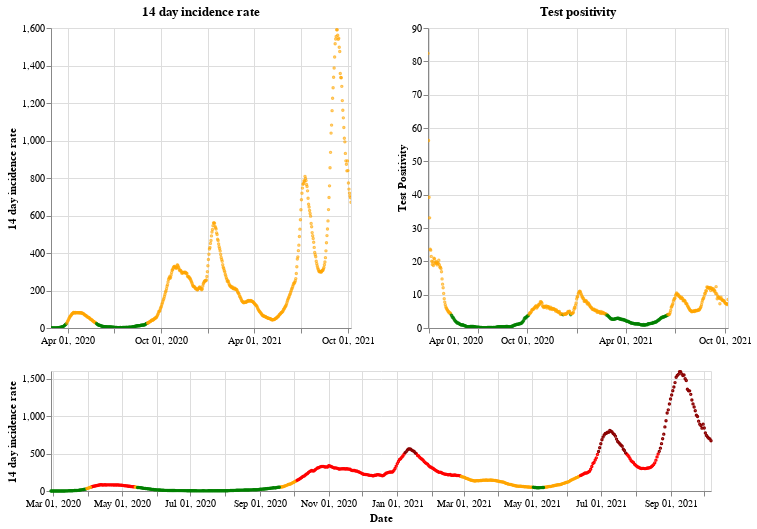

Source (notebook cell):
### Markdown cell above
## Scotland

### Code cell
plot_traffic_light('Scotland')

### Figure 1 — Vega-Lite specification as saved in the notebook (floating-point values rounded to 4 significant figures; data arrays with more than 128 entries replaced by an {"elided": "..."} marker saying what was removed)
{"config": {"view": {"continuousWidth": 400, "continuousHeight": 300}}, "vconcat": [{"hconcat": [{"mark": {"type": "point", "size": 2}, "encoding": {"color": {"condition": {"value": "green", "test": "(datum.twoWeeklyCasesRate <= 25)"}, "value": "orange"}, "tooltip": [{"type": "nominal", "field": "areaName"}, {"type": "temporal", "field": "date"}, {"type": "quantitative", "field": "twoWeeklyCasesRate"}, {"type": "quantitative", "field": "testPositivity"}], "x": {"type": "temporal", "axis": {"title": ""}, "field": "date", "scale": {"domain": {"selection": "DateBrush"}}, "timeUnit": "yearmonthdate"}, "y": {"type": "quantitative", "axis": {"title": "14 day incidence rate"}, "field": "twoWeeklyCasesRate"}}, "title": "14 day incidence rate", "width": 300}, {"mark": {"type": "point", "size": 2}, "encoding": {"color": {"condition": {"value": "green", "test": "(datum.testPositivity <= 4)"}, "value": "orange"}, "tooltip": [{"type": "nominal", "field": "areaName"}, {"type": "temporal", "field": "date"}, {"type": "quantitative", "field": "twoWeeklyCasesRate"}, {"type": "quantitative", "field": "testPositivity"}], "x": {"type": "temporal", "axis": {"title": ""}, "field": "date", "scale": {"domain": {"selection": "DateBrush"}}, "timeUnit": "yearmonthdate"}, "y": {"type": "quantitative", "axis": {"title": "Test Positivity"}, "field": "testPositivity"}}, "title": "Test positivity", "width": 300}]}, {"layer": [{"mark": {"type": "point", "size": 2}, "encoding": {"color": {"condition": {"value": "orange", "test": "(((datum.testPositivity < 4) && (datum.twoWeeklyCasesRate >= 50)) && (datum.twoWeeklyCasesRate < 200))"}, "value": "red"}, "opacity": {"condition": {"value": 1, "test": "((datum.twoWeeklyCasesRate >= 50) && (datum.twoWeeklyCasesRate < 500))"}, "value": 0}, "tooltip": [{"type": "nominal", "field": "areaName"}, {"type": "temporal", "field": "date"}, {"type": "quantitative", "field": "twoWeeklyCasesRate"}, {"type": "quantitative", "field": "testPositivity"}], "x": {"type": "temporal", "axis": {"title": "Date"}, "field": "date", "timeUnit": "yearmonthdate"}, "y": {"type": "quantitative", "axis": {"title": "14 day incidence rate"}, "field": "twoWeeklyCasesRate"}}, "selection": {"DateBrush": {"type": "interval", "encodings": ["x"], "fields": ["Time"]}}}, {"mark": {"type": "point", "size": 2}, "encoding": {"color": {"value": "darkred"}, "opacity": {"condition": {"value": 1, "test": "(datum.twoWeeklyCasesRate >= 500)"}, "value": 0}, "tooltip": [{"type": "nominal", "field": "areaName"}, {"type": "temporal", "field": "date"}, {"type": "quantitative", "field": "twoWeeklyCasesRate"}, {"type": "quantitative", "field": "testPositivity"}], "x": {"type": "temporal", "axis": {"title": "Date"}, "field": "date", "timeUnit": "yearmonthdate"}, "y": {"type": "quantitative", "axis": {"title": "14 day incidence rate"}, "field": "twoWeeklyCasesRate"}}}, {"mark": {"type": "point", "size": 2}, "encoding": {"color": {"condition": {"value": "green", "test": "((datum.testPositivity < 4) && (datum.twoWeeklyCasesRate < 50))"}, "value": "orange"}, "opacity": {"condition": {"value": 1, "test": "(datum.twoWeeklyCasesRate < 50)"}, "value": 0}, "tooltip": [{"type": "nominal", "field": "areaName"}, {"type": "temporal", "field": "date"}, {"type": "quantitative", "field": "twoWeeklyCasesRate"}, {"type": "quantitative", "field": "testPositivity"}], "x": {"type": "temporal", "axis": {"title": "Date"}, "field": "date", "timeUnit": "yearmonthdate"}, "y": {"type": "quantitative", "axis": {"title": "14 day incidence rate"}, "field": "twoWeeklyCasesRate"}}}], "height": 120, "width": 660}], "data": {"name": "data-d5e43d1c7ee5447c3210d2a60d547416"}, "$schema": "https://vega.github.io/schema/vega-lite/v4.8.1.json", "datasets": {"data-d5e43d1c7ee5447c3210d2a60d547416": {"elided": "588 records"}}}
